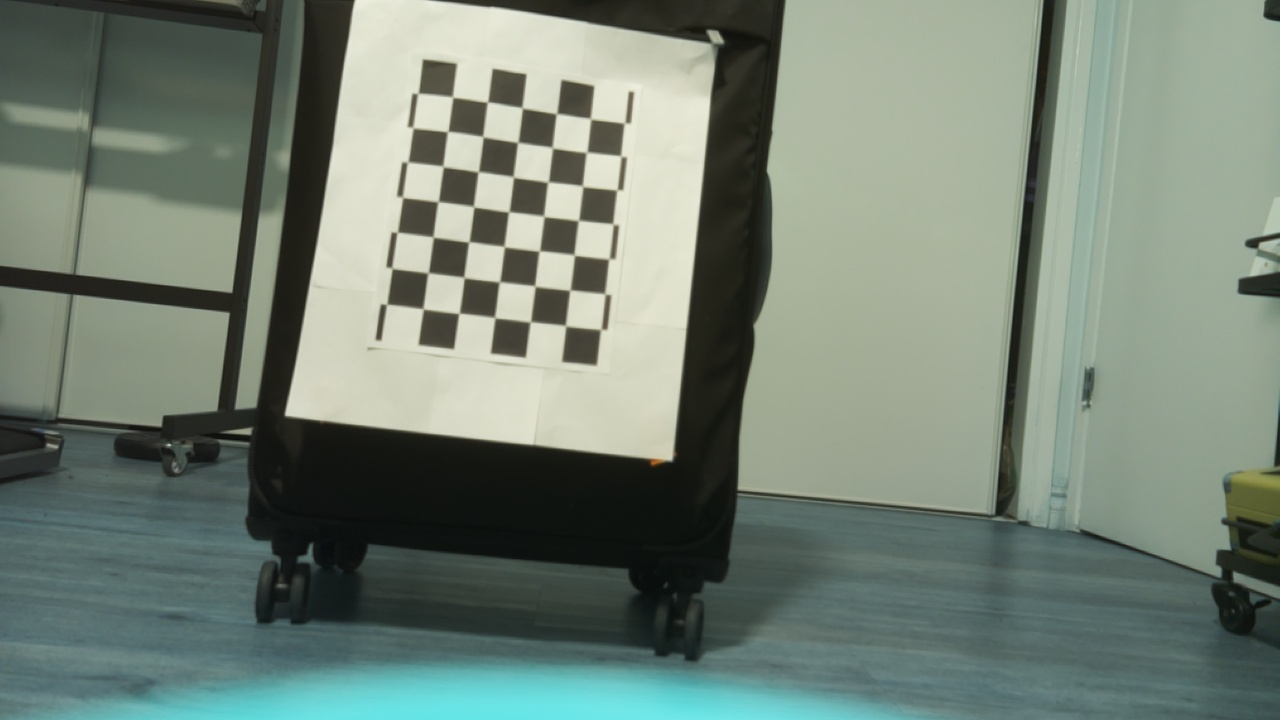
#> input picture calibration/images/image_01.jpg, 1280 x 720 px; its folder holds 4 pictures in this run
$ python calibrate_camera_fisheye.py
#> lines starting #> are read from the running program, lines starting #| are printed output that depends on the picture
import cv2
import numpy as np
import os
import glob


# ============================================================
# PROJECT PATHS
# ============================================================

BASE_DIR = os.path.dirname(
    os.path.dirname(os.path.abspath(__file__))
)

IMAGE_FOLDER = os.path.join(
    BASE_DIR,
    "calibration",
    "images"
)

CALIBRATION_FOLDER = os.path.join(
    BASE_DIR,
    "calibration"
)


# ============================================================
# CHECKERBOARD SETTINGS
# ============================================================

# Number of INNER corners
CHECKERBOARD = (5, 7)

# Physical size of one checkerboard square in meters
SQUARE_SIZE = 0.0325


# ============================================================
# PREPARE CHECKERBOARD OBJECT POINTS
# ============================================================

# Fisheye calibration expects object points shaped (1, N, 3)
object_points_template = np.zeros(
    (1, CHECKERBOARD[0] * CHECKERBOARD[1], 3),
    dtype=np.float64
)

object_points_template[0, :, :2] = (
    np.mgrid[
        0:CHECKERBOARD[0],
        0:CHECKERBOARD[1]
    ].T.reshape(-1, 2)
)

object_points_template *= SQUARE_SIZE


# Lists for calibration data
object_points = []
image_points = []
valid_image_names = []


# ============================================================
# LOAD IMAGES
# ============================================================

images = sorted(
    glob.glob(
        os.path.join(IMAGE_FOLDER, "*.jpg")
    )
)

print("----------------------------------------")
print("IMX296 FISHEYE CAMERA CALIBRATION")
print("----------------------------------------")
print(f"Images found: {len(images)}")
print()


# ============================================================
# FIND CHECKERBOARD CORNERS
# ============================================================

image_size = None

for image_path in images:

    image = cv2.imread(image_path)
#> image is the input picture: shape (720, 1280, 3); mean B, G, R 118.1, 130.1, 116.6

    if image is None:
        print(
            os.path.basename(image_path),
            "-> Could not read image"
        )
        continue

    gray = cv2.cvtColor(
        image,
        cv2.COLOR_BGR2GRAY
    )
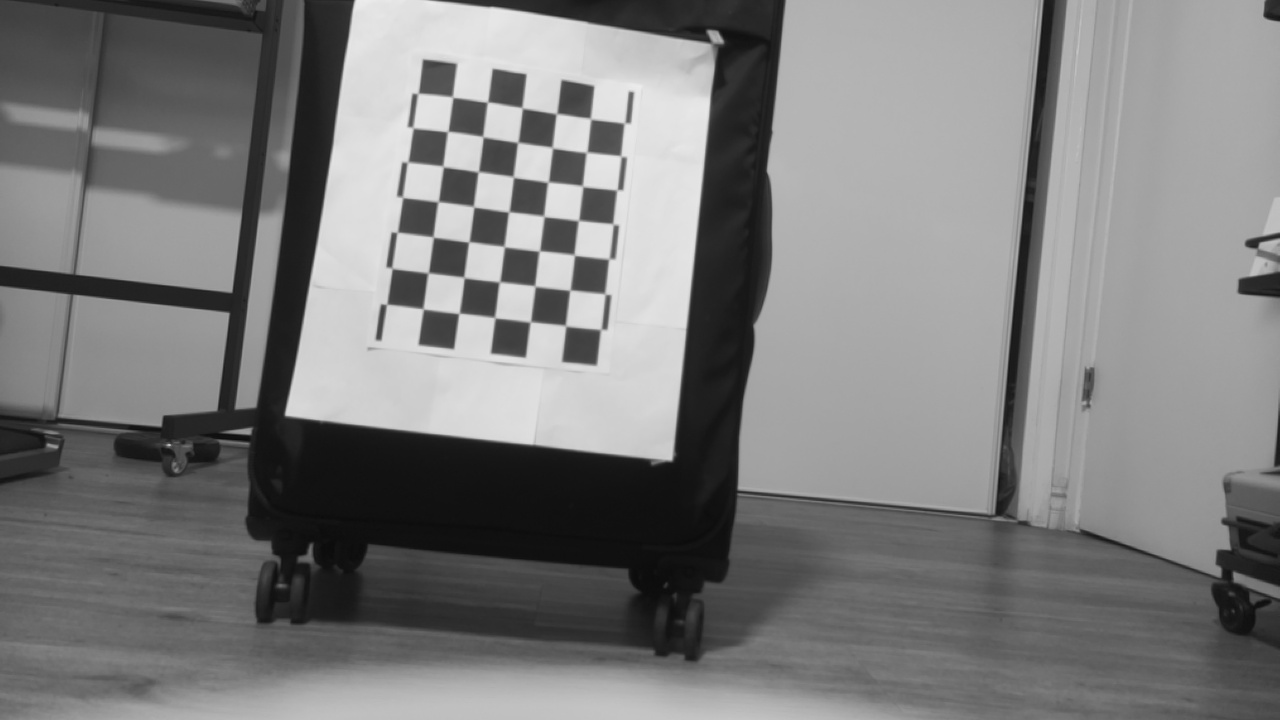
#> gray: shape (720, 1280); min 11, max 237, mean 124.7

    current_image_size = gray.shape[::-1]
#> current_image_size = (1280, 720)

    # Save resolution from first valid image
    if image_size is None:
        image_size = current_image_size
#> image_size = (1280, 720)

        print(
            f"Image resolution: "
            f"{image_size[0]} x {image_size[1]}"
        )
#| Image resolution: 1280 x 720
        print()

    # Reject images with different resolution
    if current_image_size != image_size:

        print(
            os.path.basename(image_path),
            "-> Wrong image size ✗"
        )

        continue


    # ========================================================
    # DETECT CHECKERBOARD
    # ========================================================

    found, corners = cv2.findChessboardCornersSB(
        gray,
        CHECKERBOARD,
        flags=cv2.CALIB_CB_NORMALIZE_IMAGE
    )
#> found = False

    if found:

        # Fisheye calibration expects (1, N, 2)
        corners = corners.reshape(
            1,
            -1,
            2
        ).astype(np.float64)

        object_points.append(
            object_points_template.copy()
        )

        image_points.append(
            corners
        )

        valid_image_names.append(
            os.path.basename(image_path)
        )

        print(
            os.path.basename(image_path),
            "-> corners detected ✓"
        )

    else:

        print(
            os.path.basename(image_path),
            "-> NOT detected ✗"
        )
#> pass 2 of the loop `for image_path in images:`:
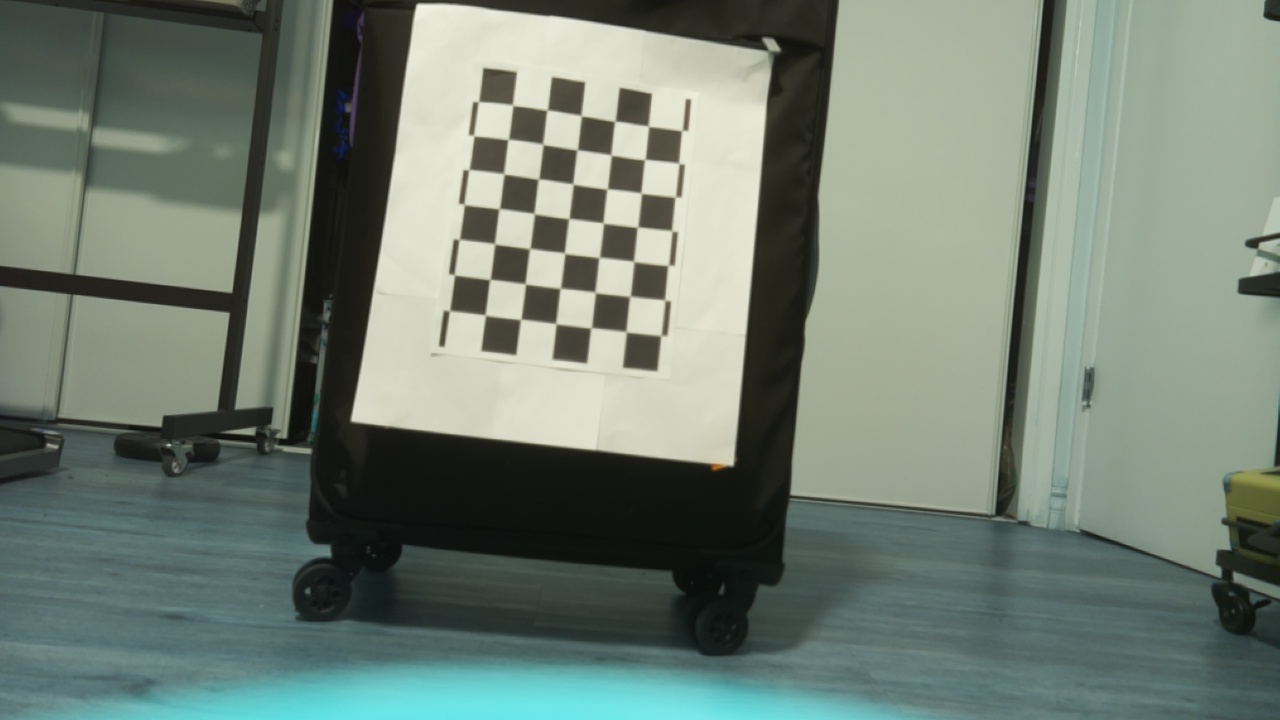
#> input picture calibration/images/image_02.jpg, 1280 x 720 px
#> image is the input picture: shape (720, 1280, 3); mean B, G, R 116.3, 127.8, 114.6
#> `gray = cv2.cvtColor( image, cv2.COLOR_BGR2GRAY )`:
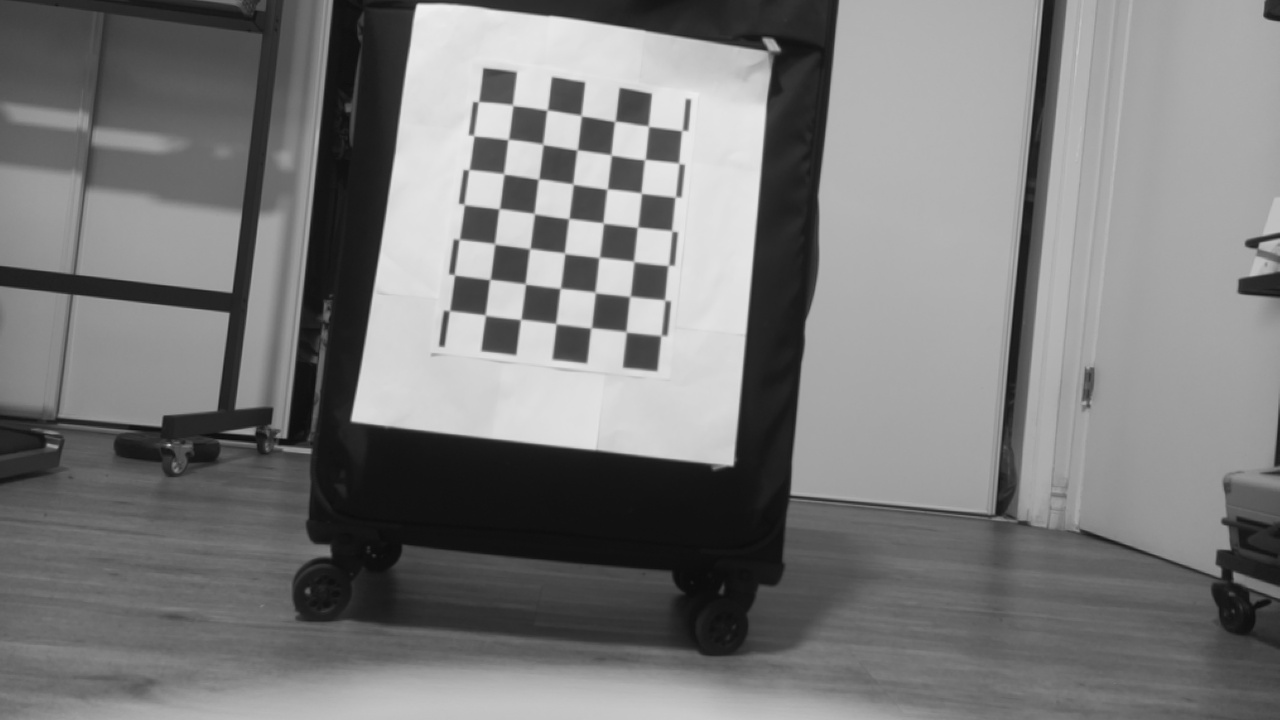
#> gray: shape (720, 1280); min 11, max 242, mean 122.5
#> `found, corners = cv2.findChessboardCornersSB( gray, CHECKERBOARD, flag..`: found = True; corners = 35 rows, first 8: [681.3, 130.3], [678.1, 162.9], [674.6, 196.8], [671.1, 230.5], [667.7, 265.2], [648.5, 126], [644.9, 159.5], [641.3, 192.9]
#> `corners = corners.reshape( 1, -1, 2 ).astype(np.float64)`: corners = 35 pairs, first value 459.9 to 681.3, second value 101.6 to 265.2
#> pass 3 of the loop `for image_path in images:`:
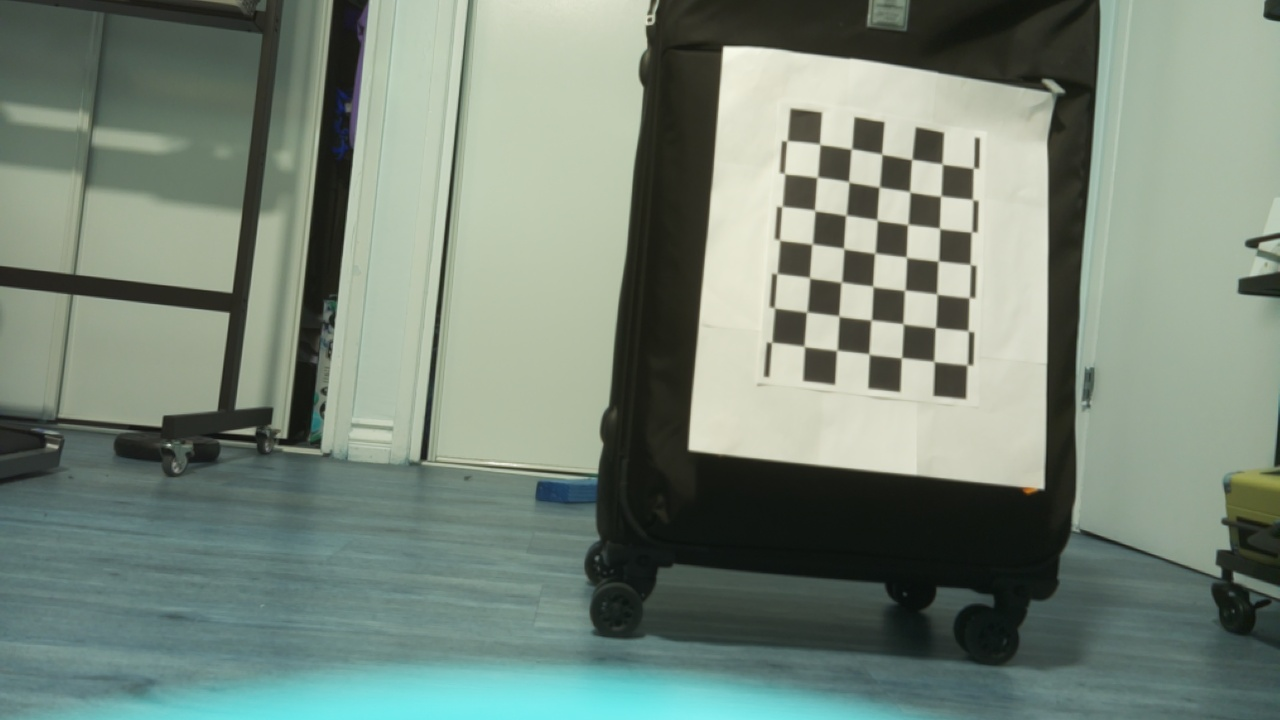
#> input picture calibration/images/image_03.jpg, 1280 x 720 px
#> image is the input picture: shape (720, 1280, 3); mean B, G, R 121, 133.6, 119.2
#> `gray = cv2.cvtColor( image, cv2.COLOR_BGR2GRAY )`:
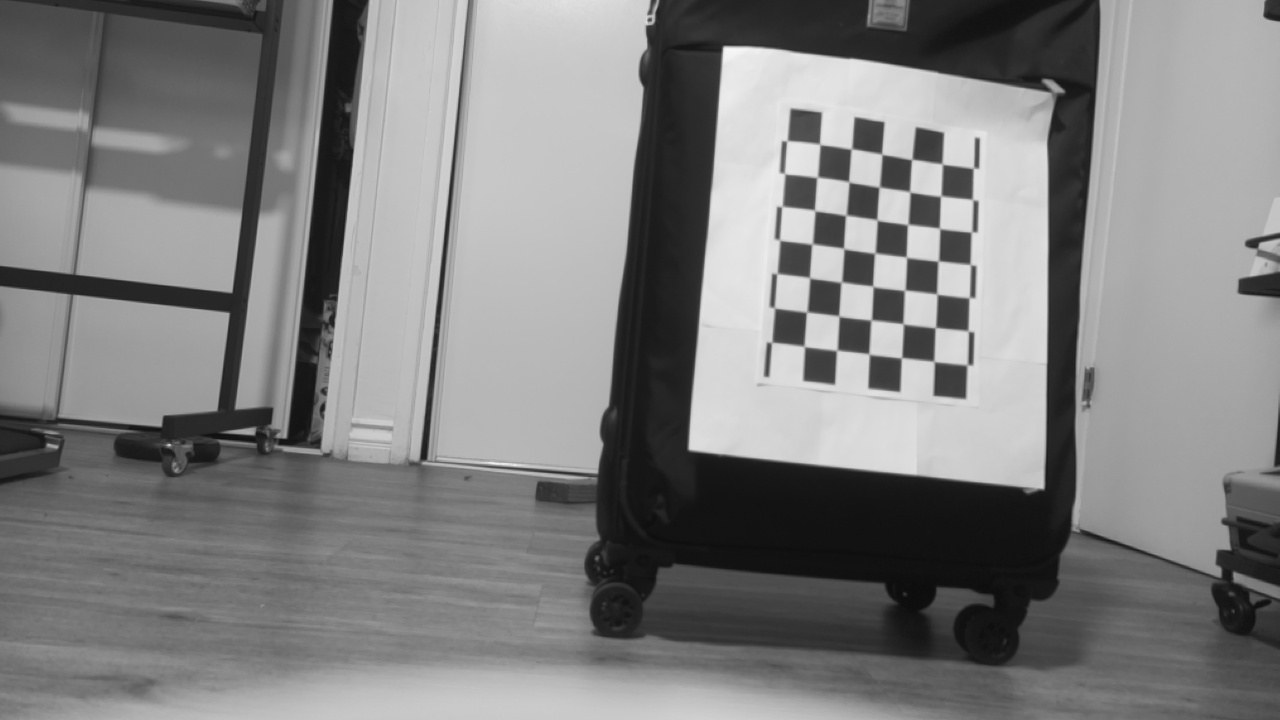
#> gray: shape (720, 1280); min 12, max 247, mean 127.8
#> found = False
#> the loop made 4 passes; the first 3 are shown


# ============================================================
# NUMBER OF VALID IMAGES
# ============================================================

good_images = len(object_points)

print()
print("----------------------------------------")
print(
    f"Good images: "
    f"{good_images} / {len(images)}"
)
print("----------------------------------------")


# ============================================================
# CHECK BEFORE CALIBRATION
# ============================================================

if good_images < 5:

    print()
    print("Not enough valid calibration images.")
    print("Need at least 5.")

    raise SystemExit
#> (the program exits here)
